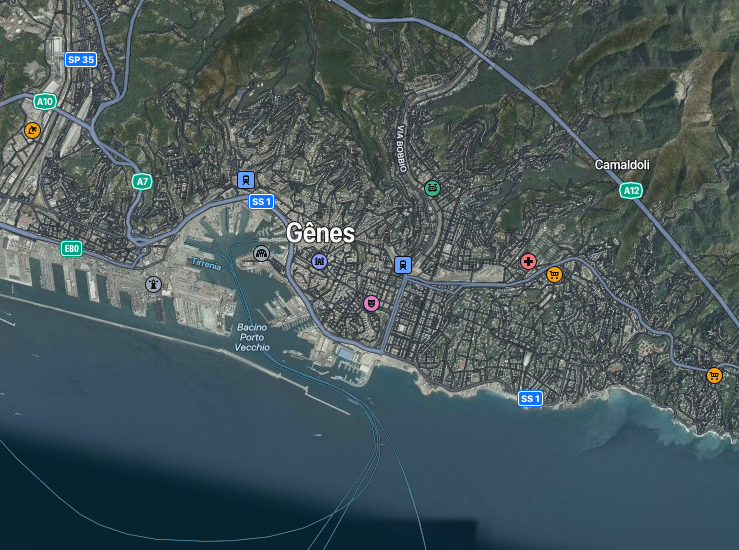
#> input picture Genova.png, 739 x 550 px
$ python exercice.py
#> lines starting #> are read from the running program, lines starting #| are printed output that depends on the picture; after the words box and inside, x2 and y2 are one past the last pixel; in counts of white or black regions, pixels touching at a corner belong together
import cv2
import numpy as np
import pandas as pd
import pytesseract
from pytesseract import Output
import json

# Charger l'image
image = cv2.imread('Genova.png')
#> image is the input picture: shape (550, 739, 3); mean B, G, R 90.6, 87.7, 72.6

# Passer l'image en niveaux de gris
gray_image = cv2.cvtColor(image, cv2.COLOR_BGR2GRAY)
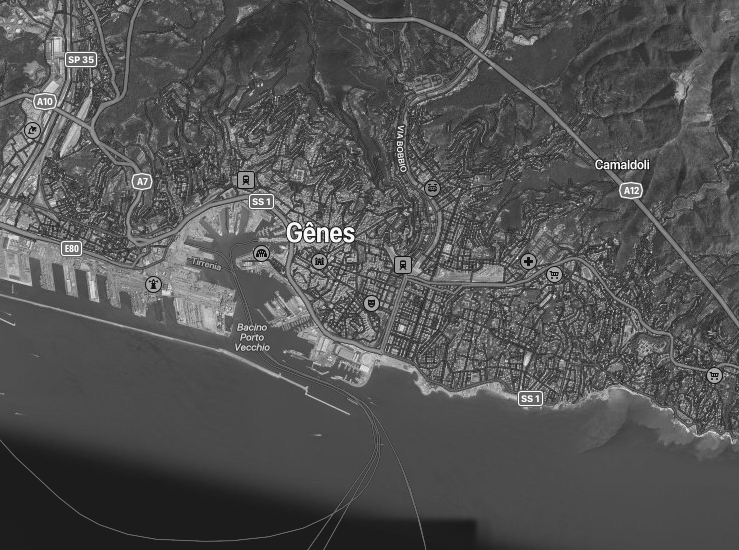
#> gray_image: shape (550, 739); min 4, max 255, mean 83.5

# Retirer les pixels qui ne sont pas assez blancs (le texte qu'on cherche est blanc)
mask = cv2.inRange(gray_image, 225, 255)
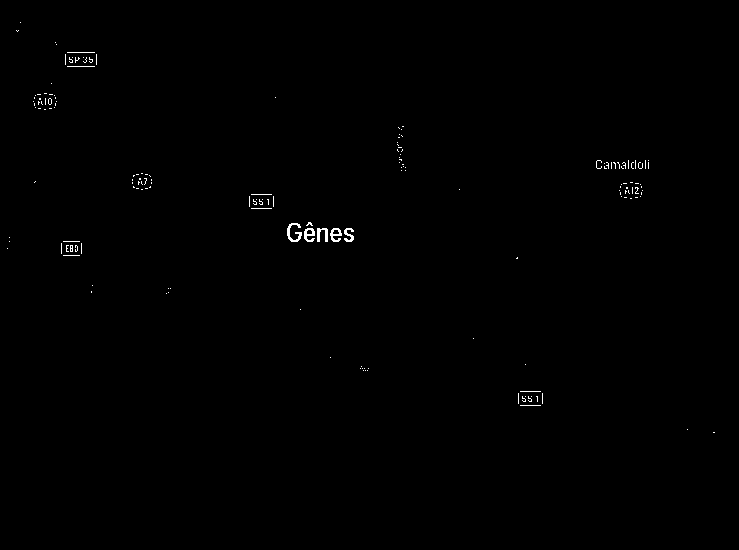
#> mask: shape (550, 739); 0.32% white in thin lines or dots, all inside (x1, y1, x2, y2) = (7, 22, 715, 433)
output = np.zeros_like(image)
output[mask == 255] = image[mask == 255]

# Inverser l'image pour avoir du texte noir sur fond blanc
output = cv2.bitwise_not(output)
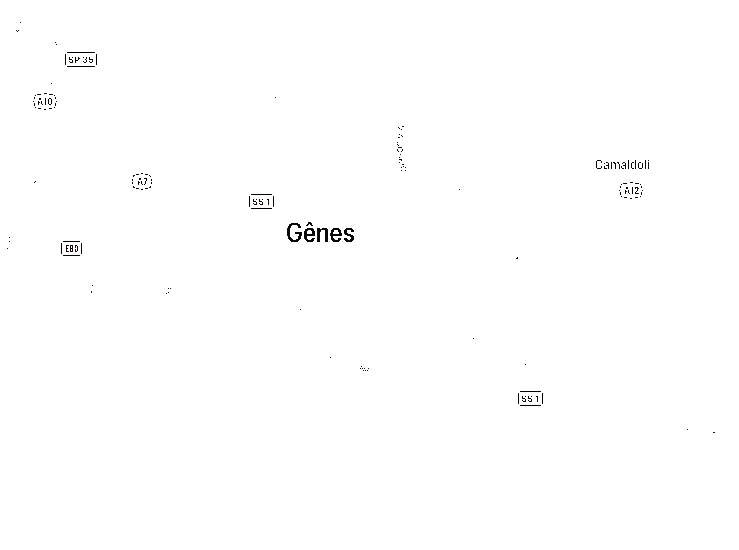
#> output: shape (550, 739, 3); mean B, G, R 254.2, 254.2, 254.2

# Appliquer la recherche de texte sur l'image
#> (the run stopped early here; a loop or call above may not have finished)
